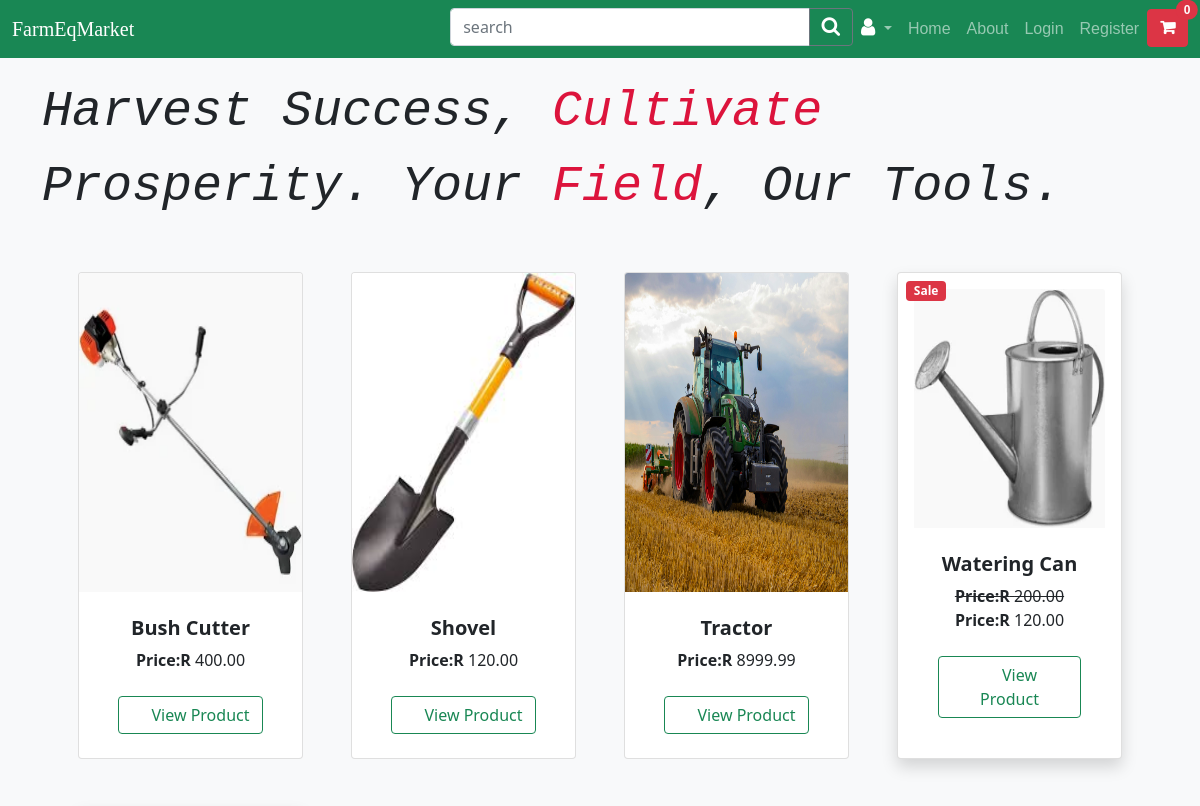
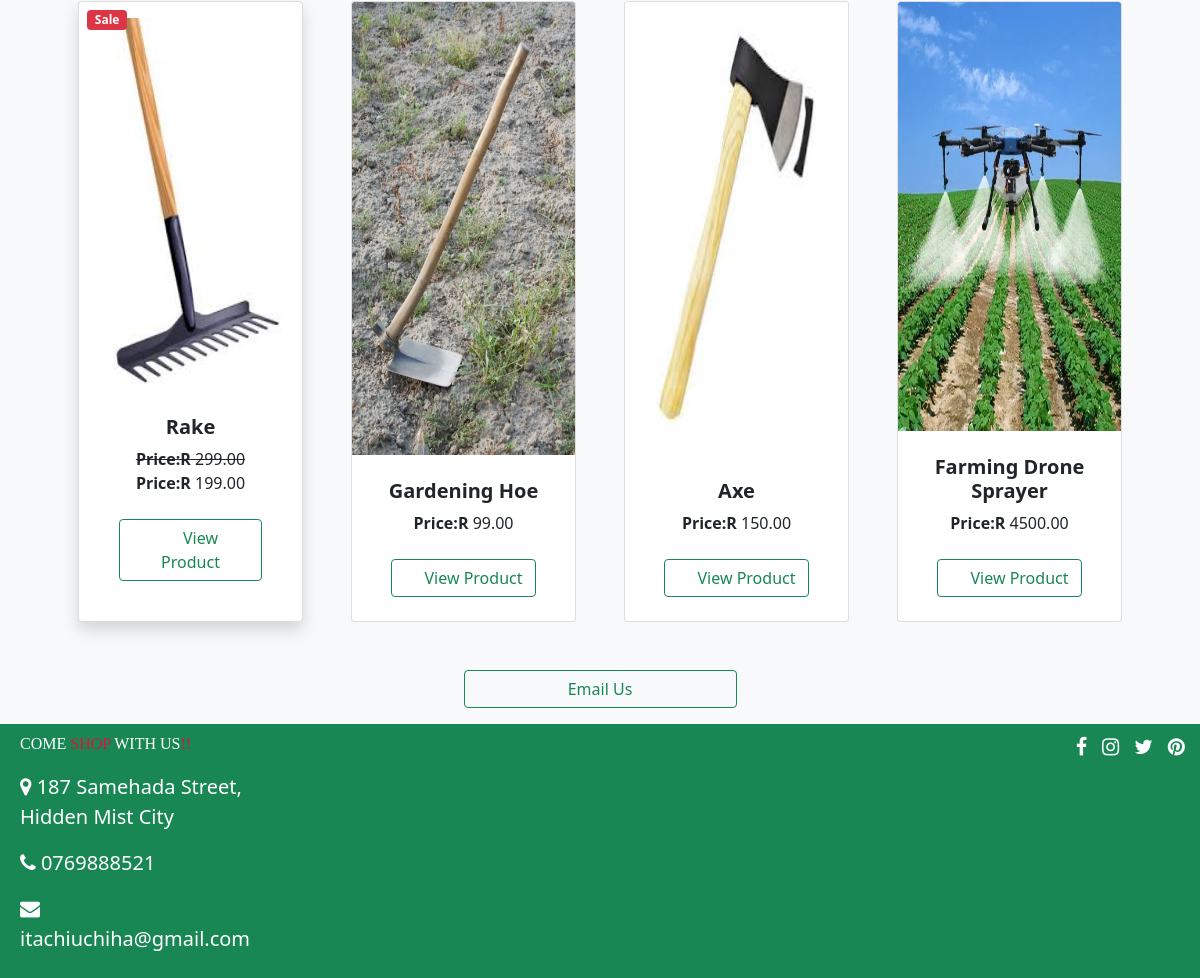
The page / on the database its author committed (2 pictures, top to bottom).
### ecomm/models.py (models this page shows, shortened)
class Product(models.Model):
    image = models.ImageField(upload_to='pics')
    productName = models.CharField(max_length=255)
    price = models.DecimalField(default=0, decimal_places=2, max_digits=6)
    description = models.CharField(max_length=255, default='', blank=True, null=True)
    is_sale = models.BooleanField(default=False)
    sale_price = models.DecimalField(default=0, decimal_places=2, max_digits=6)
    video = models.FileField(upload_to="video/%y")

### ecomm/views.py (the view)
# urls.py: path('', views.home, name="home"),
def home(request):
    products = Product.objects.all()
    return render(request, 'home.html', {'products': products})

### cart/cart.py (called while the page is built)
    def __len__(self):
        return len(self.cart)

### cart/context_processors.py (called while the page is built)
def cart(request):
    return {'cart': Cart(request)}

### ecomm/templates/home.html (shortened to what this page needs)
{% extends "base.html" %}
{% block content %}
<section class=" p-3 bg-light">
  <div class="container">
    <p class="lead text-dark" style="font-family: Courier, monospace;">
      <i>
        <strong style="font-size: 50px;">Harvest Success, <span style="color: crimson;">Cultivate</span> Prosperity. Your <span style="color: crimson;">Field</span>, Our Tools. </strong>
      </i>
    </p>
  </div>
  <div class="container px-4 px-lg-5 mt-5">
    <div class="row gx-4 gx-lg-5 row-cols-2 row-cols-md-3 row-cols-xl-4 justify-content-center">
    {% for product in products %}
      {%if product.is_sale %}
      <div class="col mb-5">
        <div class="card h-100 shadow p-3 mb-5 bg-body rounded">
          <div class="badge bg-danger text-white position-absolute" style="top: 0.5rem; left: 0.5rem">Sale</div>
            <img class="card-img-top h-100" src="{{product.image.url}}" alt="..." />
            <div class="card-body p-4">
                <div class="text-center">
                    <h5 class="fw-bolder">{{product.productName}}</h5>
                    <strike><p class="card-text"><strong>Price:R</strong> {{product.price}}</p></strike>
                    <p class="card-text"><strong>Price:R</strong> {{product.sale_price}}</p>
                </div>
            </div>
            <div class="card-footer p-4 pt-0 border-top-0 bg-transparent">
                <div class="text-center"><a class="btn btn-outline-success mt-auto" href="{% url 'product' product.id %}"><i class="fa fa-eye text-white" style="font-size: 20px;"></i>View Product</a></div>
            </div>
        </div>
    </div>
      {% else %}
          <div class="col mb-5">
              <div class="card h-100">
                  <img class="card-img-top h-100"  src="{{product.image.url}}" alt="..." />
                  <div class="card-body p-4">
                      <div class="text-center">
                          <h5 class="fw-bolder">{{product.productName}}</h5>
                          <p class="card-text"><strong>Price:R</strong> {{product.price}}</p>
                      </div>
                  </div>
                  <div class="card-footer p-4 pt-0 border-top-0 bg-transparent">
                      <div class="text-center"><a class="btn btn-outline-success mt-auto" href="{% url 'product' product.id %}"><i class="fa fa-eye text-white" style="font-size: 20px;"></i>View Product</a></div>
                  </div>
              </div>
          </div>
       {% endif %}
    {% endfor %}
    <br>
    <br>
    <a href="mailto:izayaletselane@gmail.com" class="btn btn-outline-success">Email Us</a>
  </div>
  </div>
</section>
{% endblock %}

### ecomm/templates/base.html (shortened to what this page needs)
<!DOCTYPE html>
<html>
<head>
    <link href="https://cdn.jsdelivr.net/npm/bootstrap@5.0.2/dist/css/bootstrap.min.css" rel="stylesheet">
    <link rel="stylesheet" href="https://cdnjs.cloudflare.com/ajax/libs/font-awesome/4.7.0/css/font-awesome.min.css">
</head>
<body>
    <nav class="navbar navbar-expand-lg bg-success navbar-dark ">
        <div class="container-fluid">
            <a href="{% url 'home' %}" class="navbar-brand" style=" font-family: Papyrus;">FarmEqMarket</a>
            <form method="POST" action="{% url 'search' %}" style="width: 500px; margin-left: 300px">
              <div class="input-group mb-1 " >
                <input type="text" class="form-control"  placeholder="search" name="searched">
                <button  class="btn btn-outline-secondary" type="submit" >
                  <i class="fa fa-search text-white" style="font-size: 20px;"></i>
                </button >
              </div>
            </form>
            <div class="collapse navbar-collapse" id="navmenu">
                <ul class="navbar-nav ms-auto" style="font-family: Arial, Helvetica, sans-serif;">
                  <li class="nav-item dropdown">
                    <a class="nav-link dropdown-toggle" href="#" id="navbarDropdown" role="button" data-bs-toggle="dropdown" aria-expanded="false">
                      <i class="fa fa-user text-white" style="font-size: 20px;"></i>
                    </a>
                  </li>
                    <li class="nav-items">
                        <a href="/" class="nav-link">Home</a>
                    </li>
                    <li class="nav-items">
                        <a href="{% url 'about' %}" class="nav-link">About</a>
                    </li>
                    {% if user.is_authenticated %}
                    <!--
                         <li class="nav-items">
                        <a href="{% url 'update_user' %}" class="nav-link">Profile</a>
                    </li>
                    -->
                    <li class="nav-items">
                        <a href="{% url 'logout' %}" class="nav-link">Logout</a>
                    </li>
                    {% else %}
                    <li>
                        <a class="nav-link" href="{% url 'login' %}">Login</a>
                    </li>
                    <li>
                        <a class="nav-link" href="{% url 'register' %}">Register</a>
                    </li>
                    {% endif %}
                    <li>
                        <a type="button" class="btn btn-danger position-relative" href="{% url 'cart_summary' %}">
                            <i class="fa fa-shopping-cart fw-bolder"></i>
                            <span class="position-absolute top-0 start-100 translate-middle badge rounded-pill bg-danger" id="cart_quantity">
                              {{ cart|length}}
                            </span>
                          </a>
                    </li>
                </ul>
            </div>
        </div>
    </nav>
    {% block  content %}
    {% endblock %}
    <nav class="navbar navbar-expand-lg navbar-light bg-success">
        <div class="row ">
          <div class="col text-white" style="margin-left:20px">
              <strong></strong><p style="color: white; font-family: Papyrus;">COME <span style="color: crimson;">SHOP</span> WITH US<span style="color: crimson;">!!</span></p>
              <p class="lead">
                <i class="fa fa-map-marker text-white" style="font-size: 20px;"></i>
                187 Samehada Street, Hidden Mist City
               </p>
               <p class="lead">
                <i class="fa fa-phone text-white" style="font-size: 20px;"></i>
                0769888521
               </p>
               <p class="lead">
                <i class="fa fa-envelope text-white" style="font-size: 20px;"></i>
                itachiuchiha@gmail.com
               </p>
          </div>
          <div class="col d-flex justify-content-end" style="margin-left:800px">
            <p class="lead">
                <i class="fa fa-facebook text-white" style="font-size: 20px; margin-right:15px;"></i>
               </p>
               <p class="lead">
                <i class="fa fa-instagram text-white" style="font-size: 20px; margin-right:15px;"></i>
               </p>
               <p class="lead">
                <i class="fa fa-twitter text-white" style="font-size: 20px; margin-right:15px;"></i>
               </p>
               <p class="lead">
                <i class="fa fa-pinterest text-white" style="font-size: 20px; margin-right:15px;"></i>
               </p>
          </div>
        </div>
    </nav>
</body>
</html>

### rows shown on the page
Product: image (picture), productName "Bush Cutter", price "400.00"
Product: image (picture), productName "Shovel", price "120.00"
Product: image (picture), productName "Tractor", price "8999.99"
Product: image (picture), productName "Watering Can", price "200.00", sale_price "120.00"
Product: image (picture), productName "Rake", price "299.00", sale_price "199.00"
Product: image (picture), productName "Gardening Hoe", price "99.00"
Product: image (picture), productName "Axe", price "150.00"
Product: image (picture), productName "Farming Drone Sprayer", price "4500.00"

### other values the page prints
{{ cart|length }} "0"
